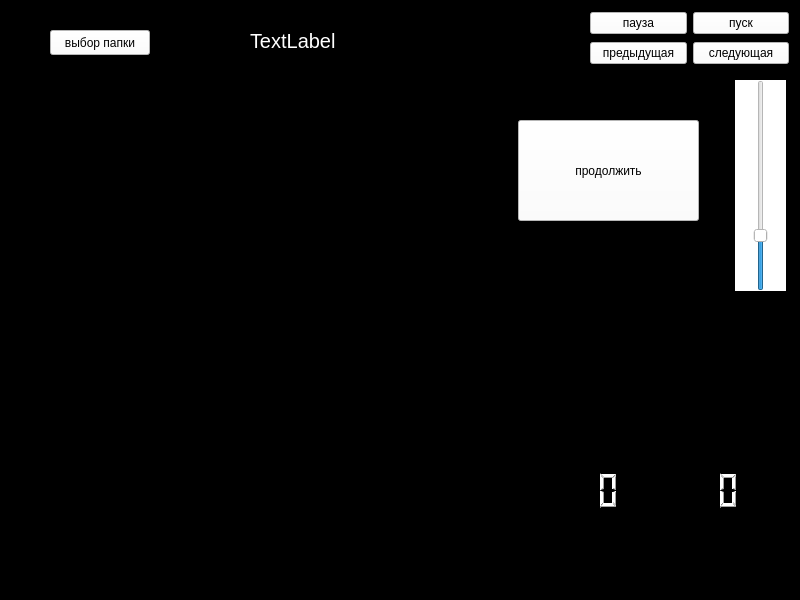
<?xml version="1.0" encoding="UTF-8"?>
<ui version="4.0">
 <class>MainWindow</class>
 <widget class="QMainWindow" name="MainWindow">
  <property name="geometry">
   <rect>
    <x>0</x>
    <y>0</y>
    <width>800</width>
    <height>600</height>
   </rect>
  </property>
  <property name="windowTitle">
   <string>MainWindow</string>
  </property>
  <property name="styleSheet">
   <string notr="true">background-color: rgb(0, 0, 0);</string>
  </property>
  <widget class="QWidget" name="centralwidget">
   <widget class="QPushButton" name="pushButton">
    <property name="geometry">
     <rect>
      <x>50</x>
      <y>30</y>
      <width>100</width>
      <height>25</height>
     </rect>
    </property>
    <property name="styleSheet">
     <string notr="true">background-color: rgb(255, 255, 255);</string>
    </property>
    <property name="text">
     <string>выбор папки</string>
    </property>
   </widget>
   <widget class="QLabel" name="label_2">
    <property name="geometry">
     <rect>
      <x>250</x>
      <y>20</y>
      <width>321</width>
      <height>41</height>
     </rect>
    </property>
    <property name="font">
     <font>
      <pointsize>15</pointsize>
     </font>
    </property>
    <property name="styleSheet">
     <string notr="true">color: rgb(255, 255, 255);</string>
    </property>
    <property name="text">
     <string>TextLabel</string>
    </property>
   </widget>
   <widget class="QLabel" name="label">
    <property name="geometry">
     <rect>
      <x>30</x>
      <y>100</y>
      <width>450</width>
      <height>450</height>
     </rect>
    </property>
    <property name="text">
     <string>TextLabel</string>
    </property>
   </widget>
   <widget class="QSlider" name="verticalSlider">
    <property name="geometry">
     <rect>
      <x>735</x>
      <y>80</y>
      <width>51</width>
      <height>211</height>
     </rect>
    </property>
    <property name="styleSheet">
     <string notr="true">background-color: rgb(255, 255, 255);</string>
    </property>
    <property name="minimum">
     <number>1</number>
    </property>
    <property name="maximum">
     <number>100</number>
    </property>
    <property name="value">
     <number>25</number>
    </property>
    <property name="orientation">
     <enum>Qt::Vertical</enum>
    </property>
   </widget>
   <widget class="QWidget" name="layoutWidget">
    <property name="geometry">
     <rect>
      <x>590</x>
      <y>10</y>
      <width>199</width>
      <height>58</height>
     </rect>
    </property>
    <layout class="QGridLayout" name="gridLayout">
     <item row="0" column="0">
      <widget class="QPushButton" name="pushButton_2">
       <property name="styleSheet">
        <string notr="true">background-color: rgb(255, 255, 255);</string>
       </property>
       <property name="text">
        <string>пауза</string>
       </property>
      </widget>
     </item>
     <item row="0" column="1">
      <widget class="QPushButton" name="pushButton_5">
       <property name="styleSheet">
        <string notr="true">background-color: rgb(255, 255, 255);</string>
       </property>
       <property name="text">
        <string>пуск</string>
       </property>
      </widget>
     </item>
     <item row="1" column="0">
      <widget class="QPushButton" name="pushButton_3">
       <property name="styleSheet">
        <string notr="true">background-color: rgb(255, 255, 255);</string>
       </property>
       <property name="text">
        <string>предыдущая</string>
       </property>
      </widget>
     </item>
     <item row="1" column="1">
      <widget class="QPushButton" name="pushButton_4">
       <property name="styleSheet">
        <string notr="true">background-color: rgb(255, 255, 255);</string>
       </property>
       <property name="text">
        <string>следующая</string>
       </property>
      </widget>
     </item>
    </layout>
   </widget>
   <widget class="QPushButton" name="pushButton_6">
    <property name="geometry">
     <rect>
      <x>518</x>
      <y>120</y>
      <width>181</width>
      <height>101</height>
     </rect>
    </property>
    <property name="styleSheet">
     <string notr="true">background-color: rgb(255, 255, 255);</string>
    </property>
    <property name="text">
     <string>продолжить</string>
    </property>
   </widget>
   <widget class="QLCDNumber" name="lcdNumber_2">
    <property name="geometry">
     <rect>
      <x>520</x>
      <y>460</y>
      <width>101</width>
      <height>61</height>
     </rect>
    </property>
    <property name="styleSheet">
     <string notr="true">color: rgb(255, 255, 255);</string>
    </property>
   </widget>
   <widget class="QLCDNumber" name="lcdNumber_3">
    <property name="geometry">
     <rect>
      <x>640</x>
      <y>460</y>
      <width>101</width>
      <height>61</height>
     </rect>
    </property>
    <property name="styleSheet">
     <string notr="true">color: rgb(255, 255, 255);</string>
    </property>
   </widget>
  </widget>
  <widget class="QStatusBar" name="statusbar"/>
 </widget>
 <resources/>
 <connections/>
</ui>
